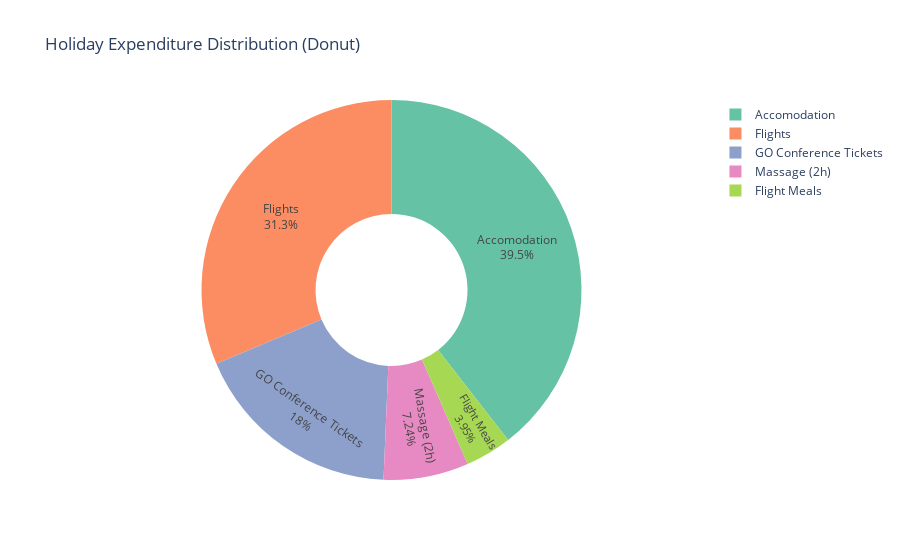

Notebook code for this chart:
### Code cell
fig_donut = px.pie(
    df_nonzero,
    names='Holiday Expenditure Type',
    values='SGD',
    title='Holiday Expenditure Distribution (Donut)',
    hole=0.4,
    color_discrete_sequence=px.colors.qualitative.Set2
)
fig_donut.update_traces(textposition='inside', textinfo='percent+label')
fig_donut.show()

### Figure 1 — Plotly figure (JSON) as saved in the notebook; plotly's stock layout.template omitted (floating-point values rounded to 4 significant figures)
{"data": [{"domain": {"x": [0, 1], "y": [0, 1]}, "hole": 0.4, "hovertemplate": "Holiday Expenditure Type=%{label}<br>SGD=%{value}<extra></extra>", "labels": ["GO Conference Tickets", "Flights", "Flights", "Flights", "Flight Meals", "Flight Meals", "Flight Meals", "Accomodation", "Accomodation", "Massage (2h)"], "legendgroup": "", "name": "", "showlegend": true, "textinfo": "percent+label", "textposition": "inside", "type": "pie", "values": [136.6, 123.3, 37.36, 77.5, 10, 10, 10, 150, 150, 55]}], "layout": {"legend": {"tracegroupgap": 0}, "piecolorway": ["rgb(102,194,165)", "rgb(252,141,98)", "rgb(141,160,203)", "rgb(231,138,195)", "rgb(166,216,84)", "rgb(255,217,47)", "rgb(229,196,148)", "rgb(179,179,179)"], "title": {"text": "Holiday Expenditure Distribution (Donut)"}}}
